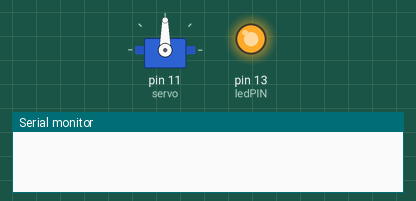
Recording of a sketch running on a simulated Arduino Uno, built with avr-gcc and run on an emulated ATmega328P. Parts: servo, output pins drawn as LEDs (lit = HIGH), the last lines printed to the serial monitor.

Above: at 0.1 s.
At 7.4 s:
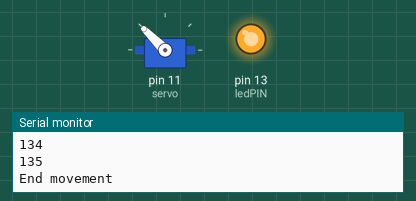
At 21.16 s:
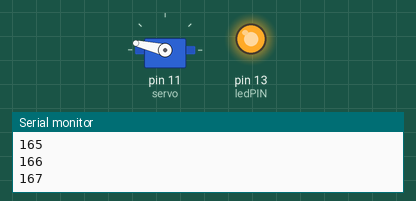
At 37.7 s:
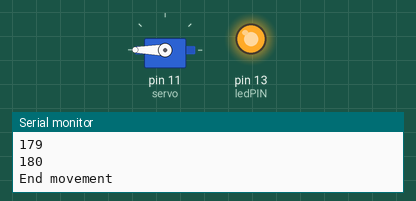
Timing chart, 0 to 40.0 s (numbered marks = the images above):
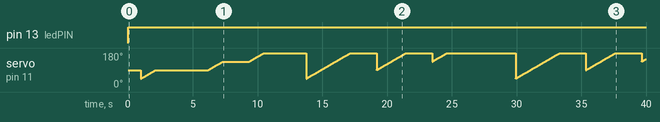

Measured:
- by itself, pin 13 (ledPIN): LOW → HIGH at 0.00 s

The sketch:

solar-system.ino
```cpp
#include<SoftwareSerial.h>
#include<Servo.h>
#define DEBUG

Servo servo;
int bttx = 9;    //tx of bluetooth module is connected to pin 9 of arduino
int btrx = 10;    //rx of bluetooth module is connected to pin 10 of arduino
SoftwareSerial bluetooth(bttx,btrx);

const int ledPIN = 13;
int planets[9]={1, 2, 3, 4, 5, 6, 7, 8, 9};
//int pos = 0;

void setup()
{

  Serial.begin(9600);    //iniciar puerto serie
  servo.attach(11);        // servo is connected to pin 11 of arduino
  bluetooth.begin(9600);

  pinMode(ledPIN , OUTPUT);  //definir pin como salida

}
void loop()
{
  if(bluetooth.available()>0)    //if bluetooth module is transmitting data
  {
    int pos=bluetooth.read(); // store the data in pos variable
    Serial.println(pos);
    servo.write(pos);             //move servo head to the given position
  }
  digitalWrite(ledPIN , HIGH);   // poner el Pin en HIGH
  delay(1000);                   // esperar un segundo
  //digitalWrite(ledPIN , LOW);    // poner el Pin en LOW
  //delay(1000);                   // esperar un segundo
  movePlanet(45);
  movePlanet(90);
  movePlanet(135);
  movePlanet(190);

}

void switchOffLights()
{
  for (int i = 1; i <= sizeof(planets) / sizeof(planets[0]); i++) {
    digitalWrite(i , LOW);    // poner el Pin en LOW
  }
}

void movePlanet(int pos)
{
  int currPos = servo.read();
  Serial.println("Current pos");
  Serial.println(currPos);
  Serial.println("Pos");
  Serial.println(pos);

  if(currPos > pos){
    for (int i = pos; i <= currPos; i++) {
      Serial.println(i);
      servo.write(i);
      delay(25);
    }
  }else{
    for (int i = currPos; i <= pos; i++) {
      Serial.println(i);
      servo.write(i);
      delay(25);
    }
  }
  currPos = 0;
  pos = 0;
  Serial.println("End movement");

  delay(2000);
}
```
